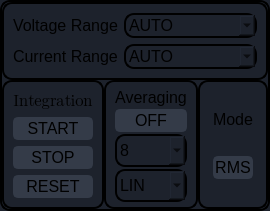
                              <widget class="QFrame" name="frame_pms_control_2">
                               <property name="styleSheet">
                                <string notr="true">border: 2px solid black;
border-radius: 10px;
background-color: rgb(29,34, 44);
</string>
                               </property>
                               <property name="frameShape">
                                <enum>QFrame::StyledPanel</enum>
                               </property>
                               <property name="frameShadow">
                                <enum>QFrame::Raised</enum>
                               </property>
                               <layout class="QVBoxLayout" name="verticalLayout_29">
                                <property name="spacing">
                                 <number>0</number>
                                </property>
                                <property name="leftMargin">
                                 <number>0</number>
                                </property>
                                <property name="topMargin">
                                 <number>0</number>
                                </property>
                                <property name="rightMargin">
                                 <number>0</number>
                                </property>
                                <property name="bottomMargin">
                                 <number>0</number>
                                </property>
                                <item>
                                 <widget class="QFrame" name="frame_pms_control__range_2">
                                  <property name="frameShape">
                                   <enum>QFrame::StyledPanel</enum>
                                  </property>
                                  <property name="frameShadow">
                                   <enum>QFrame::Raised</enum>
                                  </property>
                                  <layout class="QFormLayout" name="formLayout_2">
                                   <item row="0" column="0">
                                    <widget class="QLabel" name="label_pms_voltage_range_2">
                                     <property name="font">
                                      <font>
                                       <pointsize>12</pointsize>
                                      </font>
                                     </property>
                                     <property name="styleSheet">
                                      <string notr="true">border:none;</string>
                                     </property>
                                     <property name="text">
                                      <string>Voltage Range</string>
                                     </property>
                                    </widget>
                                   </item>
                                   <item row="0" column="1">
                                    <widget class="QComboBox" name="cbx_pms_voltage_range_2">
                                     <property name="maximumSize">
                                      <size>
                                       <width>16777215</width>
                                       <height>54</height>
                                      </size>
                                     </property>
                                     <property name="font">
                                      <font>
                                       <pointsize>12</pointsize>
                                      </font>
                                     </property>
                                     <item>
                                      <property name="text">
                                       <string>AUTO</string>
                                      </property>
                                     </item>
                                     <item>
                                      <property name="text">
                                       <string>10 mA</string>
                                      </property>
                                     </item>
                                    </widget>
                                   </item>
                                   <item row="1" column="0">
                                    <widget class="QLabel" name="label_pms_current_range_2">
                                     <property name="font">
                                      <font>
                                       <pointsize>12</pointsize>
                                      </font>
                                     </property>
                                     <property name="styleSheet">
                                      <string notr="true">border:none;</string>
                                     </property>
                                     <property name="text">
                                      <string>Current Range</string>
                                     </property>
                                    </widget>
                                   </item>
                                   <item row="1" column="1">
                                    <widget class="QComboBox" name="cbx_pms_current_range_2">
                                     <property name="maximumSize">
                                      <size>
                                       <width>16777215</width>
                                       <height>54</height>
                                      </size>
                                     </property>
                                     <property name="font">
                                      <font>
                                       <pointsize>12</pointsize>
                                      </font>
                                     </property>
                                     <item>
                                      <property name="text">
                                       <string>AUTO</string>
                                      </property>
                                     </item>
                                     <item>
                                      <property name="text">
                                       <string>10 mA</string>
                                      </property>
                                     </item>
                                    </widget>
                                   </item>
                                  </layout>
                                 </widget>
                                </item>
                                <item>
                                 <widget class="QFrame" name="frame_pms_control_lower_2">
                                  <property name="styleSheet">
                                   <string notr="true">border:none;</string>
                                  </property>
                                  <property name="frameShape">
                                   <enum>QFrame::StyledPanel</enum>
                                  </property>
                                  <property name="frameShadow">
                                   <enum>QFrame::Raised</enum>
                                  </property>
                                  <layout class="QHBoxLayout" name="horizontalLayout_19">
                                   <property name="spacing">
                                    <number>0</number>
                                   </property>
                                   <property name="leftMargin">
                                    <number>0</number>
                                   </property>
                                   <property name="topMargin">
                                    <number>0</number>
                                   </property>
                                   <property name="rightMargin">
                                    <number>0</number>
                                   </property>
                                   <property name="bottomMargin">
                                    <number>0</number>
                                   </property>
                                   <item>
                                    <widget class="QFrame" name="frame_pms_integration_2">
                                     <property name="styleSheet">
                                      <string notr="true">border: 2px solid black;
border-radius: 10px;</string>
                                     </property>
                                     <property name="frameShape">
                                      <enum>QFrame::StyledPanel</enum>
                                     </property>
                                     <property name="frameShadow">
                                      <enum>QFrame::Raised</enum>
                                     </property>
                                     <layout class="QVBoxLayout" name="verticalLayout_30">
                                      <item>
                                       <widget class="QLabel" name="label_pms_integration_2">
                                        <property name="sizePolicy">
                                         <sizepolicy hsizetype="Preferred" vsizetype="Minimum">
                                          <horstretch>0</horstretch>
                                          <verstretch>0</verstretch>
                                         </sizepolicy>
                                        </property>
                                        <property name="minimumSize">
                                         <size>
                                          <width>0</width>
                                          <height>20</height>
                                         </size>
                                        </property>
                                        <property name="maximumSize">
                                         <size>
                                          <width>16777215</width>
                                          <height>20</height>
                                         </size>
                                        </property>
                                        <property name="font">
                                         <font>
                                          <family>Segoe UI Emoji</family>
                                          <pointsize>12</pointsize>
                                         </font>
                                        </property>
                                        <property name="styleSheet">
                                         <string notr="true">border:none;</string>
                                        </property>
                                        <property name="text">
                                         <string>Integration</string>
                                        </property>
                                        <property name="alignment">
                                         <set>Qt::AlignCenter</set>
                                        </property>
                                       </widget>
                                      </item>
                                      <item>
                                       <widget class="QPushButton" name="btn_pms_integration_start_2">
                                        <property name="font">
                                         <font>
                                          <pointsize>12</pointsize>
                                         </font>
                                        </property>
                                        <property name="styleSheet">
                                         <string notr="true">QPushButton {
	border: 2px solid rgb(52, 59, 72);
	border-radius: 5px;	
	background-color: rgb(52, 59, 72);
}
QPushButton:hover {
	background-color: rgb(57, 65, 80);
	border: 2px solid rgb(61, 70, 86);
}
QPushButton:pressed {	
	background-color: rgb(35, 40, 49);
	border: 2px solid rgb(43, 50, 61);
}</string>
                                        </property>
                                        <property name="text">
                                         <string>START</string>
                                        </property>
                                       </widget>
                                      </item>
                                      <item>
                                       <widget class="QPushButton" name="btn_pms_integration_stop_2">
                                        <property name="font">
                                         <font>
                                          <pointsize>12</pointsize>
                                         </font>
                                        </property>
                                        <property name="styleSheet">
                                         <string notr="true">QPushButton {
	border: 2px solid rgb(52, 59, 72);
	border-radius: 5px;	
	background-color: rgb(52, 59, 72);
}
QPushButton:hover {
	background-color: rgb(57, 65, 80);
	border: 2px solid rgb(61, 70, 86);
}
QPushButton:pressed {	
	background-color: rgb(35, 40, 49);
	border: 2px solid rgb(43, 50, 61);
}</string>
                                        </property>
                                        <property name="text">
                                         <string>STOP</string>
                                        </property>
                                       </widget>
                                      </item>
                                      <item>
                                       <widget class="QPushButton" name="btn_pms_integration_reset_2">
                                        <property name="font">
                                         <font>
                                          <pointsize>12</pointsize>
                                         </font>
                                        </property>
                                        <property name="styleSheet">
                                         <string notr="true">QPushButton {
	border: 2px solid rgb(52, 59, 72);
	border-radius: 5px;	
	background-color: rgb(52, 59, 72);
}
QPushButton:hover {
	background-color: rgb(57, 65, 80);
	border: 2px solid rgb(61, 70, 86);
}
QPushButton:pressed {	
	background-color: rgb(35, 40, 49);
	border: 2px solid rgb(43, 50, 61);
}</string>
                                        </property>
                                        <property name="text">
                                         <string>RESET</string>
                                        </property>
                                       </widget>
                                      </item>
                                     </layout>
                                    </widget>
                                   </item>
                                   <item>
                                    <widget class="QFrame" name="frame_pms_averaging_2">
                                     <property name="styleSheet">
                                      <string notr="true">border: 2px solid black;
border-radius: 10px;</string>
                                     </property>
                                     <property name="frameShape">
                                      <enum>QFrame::StyledPanel</enum>
                                     </property>
                                     <property name="frameShadow">
                                      <enum>QFrame::Raised</enum>
                                     </property>
                                     <layout class="QVBoxLayout" name="verticalLayout_31">
                                      <property name="spacing">
                                       <number>2</number>
                                      </property>
                                      <property name="topMargin">
                                       <number>5</number>
                                      </property>
                                      <property name="bottomMargin">
                                       <number>5</number>
                                      </property>
                                      <item>
                                       <widget class="QLabel" name="label_pms_averaging_2">
                                        <property name="sizePolicy">
                                         <sizepolicy hsizetype="Preferred" vsizetype="Minimum">
                                          <horstretch>0</horstretch>
                                          <verstretch>0</verstretch>
                                         </sizepolicy>
                                        </property>
                                        <property name="minimumSize">
                                         <size>
                                          <width>0</width>
                                          <height>20</height>
                                         </size>
                                        </property>
                                        <property name="maximumSize">
                                         <size>
                                          <width>16777215</width>
                                          <height>20</height>
                                         </size>
                                        </property>
                                        <property name="font">
                                         <font>
                                          <pointsize>12</pointsize>
                                         </font>
                                        </property>
                                        <property name="styleSheet">
                                         <string notr="true">border:none;</string>
                                        </property>
                                        <property name="text">
                                         <string>Averaging</string>
                                        </property>
                                        <property name="alignment">
                                         <set>Qt::AlignCenter</set>
                                        </property>
                                       </widget>
                                      </item>
                                      <item>
                                       <widget class="QPushButton" name="btn_pms_averaging_toggle_2">
                                        <property name="font">
                                         <font>
                                          <pointsize>12</pointsize>
                                         </font>
                                        </property>
                                        <property name="styleSheet">
                                         <string notr="true">QPushButton {
	border: 2px solid rgb(52, 59, 72);
	border-radius: 5px;	
	background-color: rgb(52, 59, 72);
}
QPushButton:hover {
	background-color: rgb(57, 65, 80);
	border: 2px solid rgb(61, 70, 86);
}
QPushButton:pressed {	
	background-color: rgb(35, 40, 49);
	border: 2px solid rgb(43, 50, 61);
}</string>
                                        </property>
                                        <property name="text">
                                         <string>OFF</string>
                                        </property>
                                       </widget>
                                      </item>
                                      <item>
                                       <widget class="QComboBox" name="cbx_pms_averaging_count_2">
                                        <property name="maximumSize">
                                         <size>
                                          <width>16777215</width>
                                          <height>40</height>
                                         </size>
                                        </property>
                                        <property name="font">
                                         <font>
                                          <pointsize>12</pointsize>
                                         </font>
                                        </property>
                                        <item>
                                         <property name="text">
                                          <string>8</string>
                                         </property>
                                        </item>
                                        <item>
                                         <property name="text">
                                          <string>16</string>
                                         </property>
                                        </item>
                                        <item>
                                         <property name="text">
                                          <string>64</string>
                                         </property>
                                        </item>
                                       </widget>
                                      </item>
                                      <item>
                                       <widget class="QComboBox" name="cbx_pms_averaging_mode_2">
                                        <property name="maximumSize">
                                         <size>
                                          <width>16777215</width>
                                          <height>40</height>
                                         </size>
                                        </property>
                                        <property name="font">
                                         <font>
                                          <pointsize>12</pointsize>
                                         </font>
                                        </property>
                                        <item>
                                         <property name="text">
                                          <string>LIN</string>
                                         </property>
                                        </item>
                                        <item>
                                         <property name="text">
                                          <string>EXP</string>
                                         </property>
                                        </item>
                                       </widget>
                                      </item>
                                     </layout>
                                    </widget>
                                   </item>
                                   <item>
                                    <widget class="QFrame" name="frame_pms_measure_mode_2">
                                     <property name="styleSheet">
                                      <string notr="true">border: 2px solid black;
border-radius: 10px;</string>
                                     </property>
                                     <property name="frameShape">
                                      <enum>QFrame::StyledPanel</enum>
                                     </property>
                                     <property name="frameShadow">
                                      <enum>QFrame::Raised</enum>
                                     </property>
                                     <layout class="QVBoxLayout" name="verticalLayout_32">
                                      <property name="spacing">
                                       <number>13</number>
                                      </property>
                                      <property name="leftMargin">
                                       <number>13</number>
                                      </property>
                                      <property name="topMargin">
                                       <number>13</number>
                                      </property>
                                      <property name="rightMargin">
                                       <number>13</number>
                                      </property>
                                      <property name="bottomMargin">
                                       <number>13</number>
                                      </property>
                                      <item>
                                       <widget class="QLabel" name="label_pms_measure_mode_2">
                                        <property name="sizePolicy">
                                         <sizepolicy hsizetype="Preferred" vsizetype="Minimum">
                                          <horstretch>0</horstretch>
                                          <verstretch>0</verstretch>
                                         </sizepolicy>
                                        </property>
                                        <property name="maximumSize">
                                         <size>
                                          <width>16777215</width>
                                          <height>20</height>
                                         </size>
                                        </property>
                                        <property name="font">
                                         <font>
                                          <pointsize>12</pointsize>
                                         </font>
                                        </property>
                                        <property name="styleSheet">
                                         <string notr="true">border:none;</string>
                                        </property>
                                        <property name="text">
                                         <string>Mode</string>
                                        </property>
                                        <property name="alignment">
                                         <set>Qt::AlignCenter</set>
                                        </property>
                                       </widget>
                                      </item>
                                      <item>
                                       <widget class="QPushButton" name="btn_pms_measure_mode_2">
                                        <property name="font">
                                         <font>
                                          <pointsize>12</pointsize>
                                         </font>
                                        </property>
                                        <property name="styleSheet">
                                         <string notr="true">QPushButton {
	border: 2px solid rgb(52, 59, 72);
	border-radius: 5px;	
	background-color: rgb(52, 59, 72);
}
QPushButton:hover {
	background-color: rgb(57, 65, 80);
	border: 2px solid rgb(61, 70, 86);
}
QPushButton:pressed {	
	background-color: rgb(35, 40, 49);
	border: 2px solid rgb(43, 50, 61);
}</string>
                                        </property>
                                        <property name="text">
                                         <string>RMS</string>
                                        </property>
                                       </widget>
                                      </item>
                                     </layout>
                                    </widget>
                                   </item>
                                  </layout>
                                 </widget>
                                </item>
                               </layout>
                              </widget>
